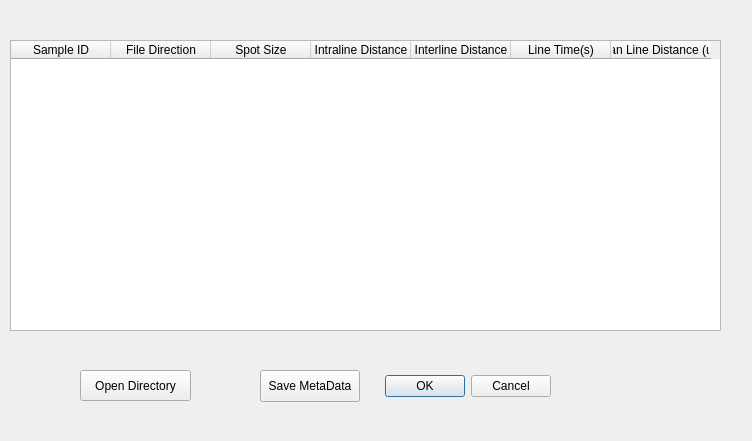
<?xml version="1.0" encoding="UTF-8"?>
<ui version="4.0">
 <class>Dialog</class>
 <widget class="QDialog" name="Dialog">
  <property name="geometry">
   <rect>
    <x>0</x>
    <y>0</y>
    <width>752</width>
    <height>441</height>
   </rect>
  </property>
  <property name="windowTitle">
   <string>Dialog</string>
  </property>
  <widget class="QDialogButtonBox" name="buttonBox">
   <property name="geometry">
    <rect>
     <x>80</x>
     <y>370</y>
     <width>471</width>
     <height>32</height>
    </rect>
   </property>
   <property name="orientation">
    <enum>Qt::Horizontal</enum>
   </property>
   <property name="standardButtons">
    <set>QDialogButtonBox::Cancel|QDialogButtonBox::Ok</set>
   </property>
  </widget>
  <widget class="QTableWidget" name="tableWidget">
   <property name="geometry">
    <rect>
     <x>10</x>
     <y>40</y>
     <width>711</width>
     <height>291</height>
    </rect>
   </property>
   <column>
    <property name="text">
     <string>Sample ID</string>
    </property>
   </column>
   <column>
    <property name="text">
     <string>File Direction</string>
    </property>
   </column>
   <column>
    <property name="text">
     <string>Spot Size</string>
    </property>
   </column>
   <column>
    <property name="text">
     <string>Intraline Distance</string>
    </property>
   </column>
   <column>
    <property name="text">
     <string>Interline Distance</string>
    </property>
   </column>
   <column>
    <property name="text">
     <string>Line Time(s)</string>
    </property>
   </column>
   <column>
    <property name="text">
     <string>Scan Line Distance (um)</string>
    </property>
   </column>
  </widget>
  <widget class="QPushButton" name="pushButton">
   <property name="geometry">
    <rect>
     <x>80</x>
     <y>370</y>
     <width>111</width>
     <height>31</height>
    </rect>
   </property>
   <property name="text">
    <string>Open Directory</string>
   </property>
  </widget>
  <widget class="QPushButton" name="pushButton_2">
   <property name="geometry">
    <rect>
     <x>260</x>
     <y>370</y>
     <width>100</width>
     <height>32</height>
    </rect>
   </property>
   <property name="text">
    <string>Save MetaData</string>
   </property>
  </widget>
 </widget>
 <resources/>
 <connections>
  <connection>
   <sender>buttonBox</sender>
   <signal>accepted()</signal>
   <receiver>Dialog</receiver>
   <slot>accept()</slot>
   <hints>
    <hint type="sourcelabel">
     <x>248</x>
     <y>254</y>
    </hint>
    <hint type="destinationlabel">
     <x>157</x>
     <y>274</y>
    </hint>
   </hints>
  </connection>
  <connection>
   <sender>buttonBox</sender>
   <signal>rejected()</signal>
   <receiver>Dialog</receiver>
   <slot>reject()</slot>
   <hints>
    <hint type="sourcelabel">
     <x>316</x>
     <y>260</y>
    </hint>
    <hint type="destinationlabel">
     <x>286</x>
     <y>274</y>
    </hint>
   </hints>
  </connection>
 </connections>
</ui>
